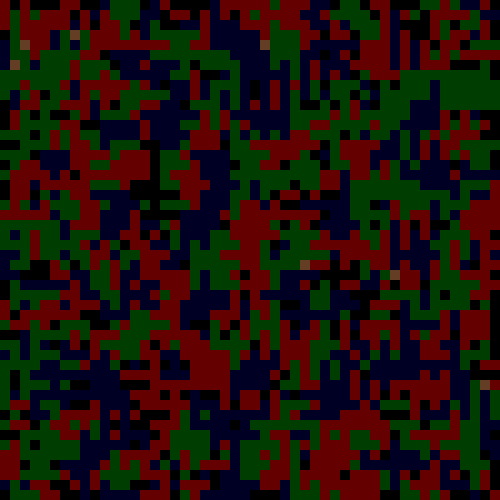
Frame 1 (no input)
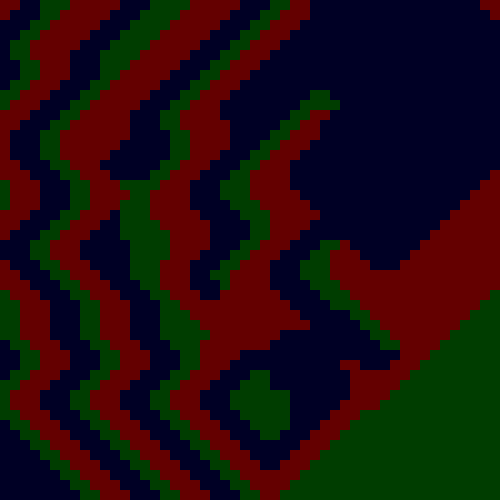
Frame 60 (the mouse pressed at the canvas centre just before this capture)
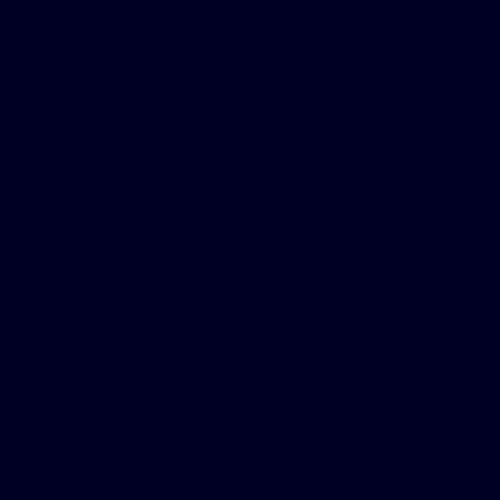
Frame 120 (the mouse held since frame 60 and released just before this capture)

The Processing sketch that drew these frames (run headless with seeded random() and noise(); from frame 60 on, the mouse is pressed at the canvas centre):

// Processing sketch: processing_90263
// ── processing_90263.pde

int side = 50;
int cellSize;

float [][] a, newa, b, newb, c, newc;

int p = 0, q = 1;

void setup()
{   size(500, 500);
    a = new float[side][side];
    b = new float[side][side]; 
    c = new float[side][side]; 
    
    for(int i = 0; i<a.length; i++)
    {   for(int j = 0; j<a[i].length; j++)
        {   a[i][j] = 0;
            if(random(1)<0.33) a[i][j] = 1; //random placement in beginning of a
            b[i][j] = 0;
            if(random(1)<0.33) b[i][j] = 1; //random placement of b
            c[i][j] = 0;
            if(random(1)<0.33) c[i][j] = 1;
            
            if(a[i][j]+b[i][j]+c[i][j] == 3) 
            {   a[i][j] = 0;
                b[i][j] = 0;
                c[i][j] = 0; 
            }
            if((a[i][j]+b[i][j]+c[i][j] == 2)&&(a[i][j]==0)) 
            {   c[i][j] = 1;
                b[i][j] = 0;
            }
            if((a[i][j]+b[i][j]+c[i][j] == 2)&&(b[i][j]==0)) 
            {   a[i][j] = 1;
                c[i][j] = 0;
            }
            if((a[i][j]+b[i][j]+c[i][j] == 2)&&(c[i][j]==0)) 
            {   a[i][j] = 0;
                b[i][j] = 1;
            } 
            if(a[i][j]+b[i][j]+c[i][j] == 0) 
            {   a[i][j] = 0;
                b[i][j] = 0;
                c[i][j] = 0; 
            }
        }
    } 
    cellSize = width/side;
    frameRate(5);
    noStroke();
}

void draw()
{
    background(0);
    updatea();
    updateb();
    updatec();
    iterate();
    drawCells();
}
  
void drawCells()
{   for(int i = 0; i<a.length; i++)
    {   for(int j = 0; j<a[i].length; j++)
        {   fill(0,0,a[i][j]*255, 100);
            rect(i*cellSize, j*cellSize, cellSize, cellSize);
           
            fill(0,b[i][j]*255,0, 100);
            rect(i*cellSize, j*cellSize, cellSize, cellSize);
            
            fill(c[i][j]*255,0,0, 100);
            rect(i*cellSize, j*cellSize, cellSize, cellSize);
        }
    }
}

void updatea()
{
    newa = new float[side][side];
    for(int i = 0; i<a.length; i++)
    {  
        for(int j = 0; j<a[i].length; j++)
        {
            float neighbours = 0;       
            if(i>0) 
            {
                neighbours +=  a[i-1][j] - b[i-1][j] ;
                if(j>0) neighbours += a[i-1][j-1] - b[i-1][j-1];
                if(j<a[i].length-1) neighbours += a[i-1][j+1]- b[i-1][j+1];
            }  
            if(i<a.length-1)
            {
              neighbours += a[i+1][j];
              if(j>0) neighbours += a[i+1][j-1];
              if(j<a[i].length-1) neighbours += a[i+1][j+1];
            }
            if(j>0) neighbours += a[i][j-1];
            if(j<a[i].length-1) neighbours += a[i][j+1];
            
            newa[i][j]=1;
            if(neighbours<=1) newa[i][j] = 0;
            if(neighbours==2) newa[i][j] = 1;
            //if(neighbours>=3) newa[i][j] = a[i][j];
//            if(neighbours>3) newa[i][j] = a[i][j];        
            
            if(a[i][j]+b[i][j]+c[i][j] == 3) 
            {   a[i][j] = 0;
                b[i][j] = 0;
                c[i][j] = 0; 
            }
            if((a[i][j]+b[i][j]+c[i][j] == 2)&&(a[i][j]==0)) 
            {   c[i][j] = 1;
                b[i][j] = 0;
            }
            if((a[i][j]+b[i][j]+c[i][j] == 2)&&(b[i][j]==0)) 
            {   a[i][j] = 1;
                c[i][j] = 0;
            }
            if((a[i][j]+b[i][j]+c[i][j] == 2)&&(c[i][j]==0)) 
            {   a[i][j] = 0;
                b[i][j] = 1;
            } 
            if(a[i][j]+b[i][j]+c[i][j] == 0) 
            {   a[i][j] = 0;
                b[i][j] = 0;
                c[i][j] = 0; 
            }
        }
    }
}

void updateb() //predator movements
{
    newb = new float[side][side];
    for(int i = 0; i<b.length; i++)
    {  
        for(int j = 0; j<b[i].length; j++)
        {
            float neighbours = 0;       
            if(i>0) 
            {
                neighbours +=  b[i-1][j] - c[i-1][j] ;
                if(j>0) neighbours += b[i-1][j-1] - c[i-1][j-1];
                if(j<b[i].length-1) neighbours += b[i-1][j+1]- c[i-1][j+1];
            }  
            if(i<b.length-1)
            {
              neighbours += b[i+1][j];
              if(j>0) neighbours += b[i+1][j-1];
              if(j<b[i].length-1) neighbours += b[i+1][j+1];
            }
            if(j>0) neighbours += b[i][j-1];
            if(j<b[i].length-1) neighbours += b[i][j+1];
 
            newb[i][j]=1;
            if(neighbours<=1) newb[i][j] = 0;
            if(neighbours==2) newb[i][j] = 1;
            //if(neighbours>=3) newb[i][j] = b[i][j];
//            if(neighbours>3) newb[i][j] = b[i][j];  
            
            if(a[i][j]+b[i][j]+c[i][j] == 3) 
            {   a[i][j] = 0;
                b[i][j] = 0;
                c[i][j] = 0; 
            }
            if((a[i][j]+b[i][j]+c[i][j] == 2)&&(a[i][j]==0)) 
            {   c[i][j] = 1;
                b[i][j] = 0;
            }
            if((a[i][j]+b[i][j]+c[i][j] == 2)&&(b[i][j]==0)) 
            {   a[i][j] = 1;
                c[i][j] = 0;
            }
            if((a[i][j]+b[i][j]+c[i][j] == 2)&&(c[i][j]==0)) 
            {   a[i][j] = 0;
                b[i][j] = 1;
            } 
            if(a[i][j]+b[i][j]+c[i][j] == 0) 
            {   a[i][j] = 0;
                b[i][j] = 0;
                c[i][j] = 0; 
            }      
        }
    }
}

void updatec() // c movements
{
    newc = new float[side][side];
    for(int i = 0; i<c.length; i++)
    {  
        for(int j = 0; j<c[i].length; j++)
        {
            float neighbours = 0;       
            if(i>0) 
            {
                neighbours += c[i-1][j]  - a[i-1][j];
                if(j>0) neighbours += c[i-1][j-1] - a[i-1][j];
                if(j<c[i].length-1) neighbours += c[i-1][j+1]- a[i-1][j];
            }  
            if(i<c.length-1)
            {
              neighbours += c[i+1][j];
              if(j>0) neighbours += c[i+1][j-1];
              if(j<c[i].length-1) neighbours += c[i+1][j+1];
            }
            if(j>0) neighbours += c[i][j-1];
            if(j<c[i].length-1) neighbours += c[i][j+1];
            
            newc[i][j]=1;
            if(neighbours<=1) newc[i][j] = 0;
            if(neighbours==2) newc[i][j] = 1;
            //if(neighbours>=3) newc[i][j] = c[i][j];
                          
            if(a[i][j]+b[i][j]+c[i][j] == 3) 
            {   a[i][j] = 0;
                b[i][j] = 0;
                c[i][j] = 0; 
            }
            if((a[i][j]+b[i][j]+c[i][j] == 2)&&(a[i][j]==0)) 
            {   c[i][j] = 1;
                b[i][j] = 0;
            }
            if((a[i][j]+b[i][j]+c[i][j] == 2)&&(b[i][j]==0)) 
            {   a[i][j] = 1;
                c[i][j] = 0;
            }
            if((a[i][j]+b[i][j]+c[i][j] == 2)&&(c[i][j]==0)) 
            {   a[i][j] = 0;
                b[i][j] = 1;
            } 
            if(a[i][j]+b[i][j]+c[i][j] == 0) 
            {   a[i][j] = 0;
                b[i][j] = 0;
                c[i][j] = 0; 
            }   
        }
    }
}

void iterate()
{  
    for(int i = 0; i<a.length; i++)
    {  
        for(int j = 0; j<a[i].length; j++)
        {
            a[i][j] = newa[i][j];
            b[i][j] = newb[i][j];
            c[i][j] = newc[i][j];
            
            if((a[i][j]+b[i][j]+c[i][j] == 2)&&(a[i][j]==0)) 
            {   c[i][j] = 1;
                b[i][j] = 0;
            }
            if((a[i][j]+b[i][j]+c[i][j] == 2)&&(b[i][j]==0)) 
            {   a[i][j] = 1;
                c[i][j] = 0;
            }
            if((a[i][j]+b[i][j]+c[i][j] == 2)&&(c[i][j]==0)) 
            {   a[i][j] = 0;
                b[i][j] = 1;
            } 
        }
    }
}
